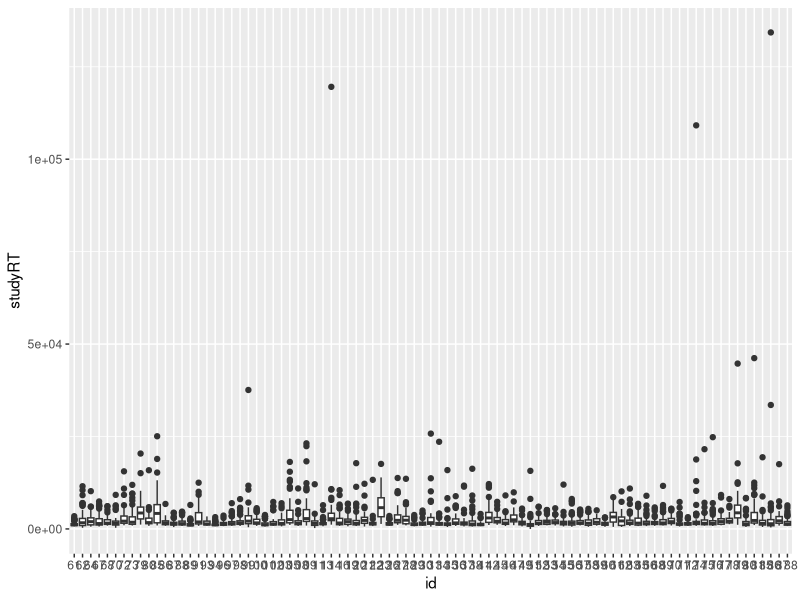
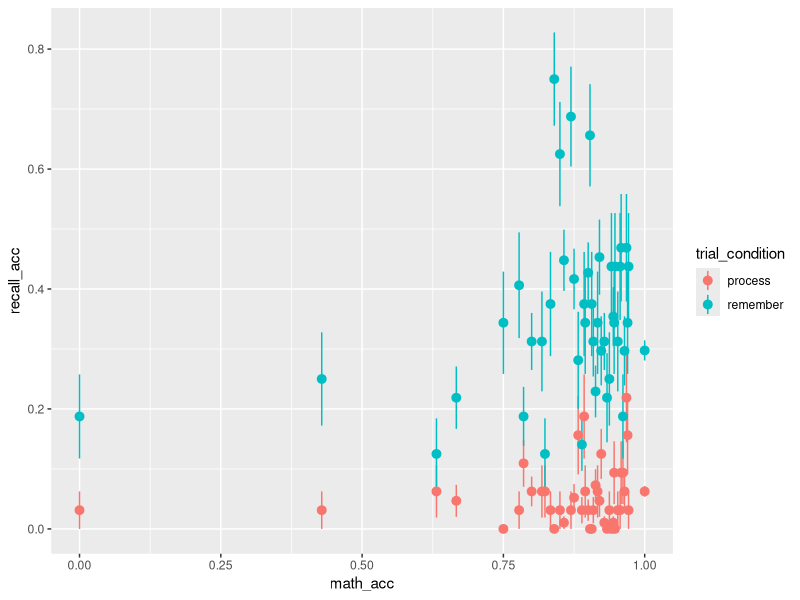
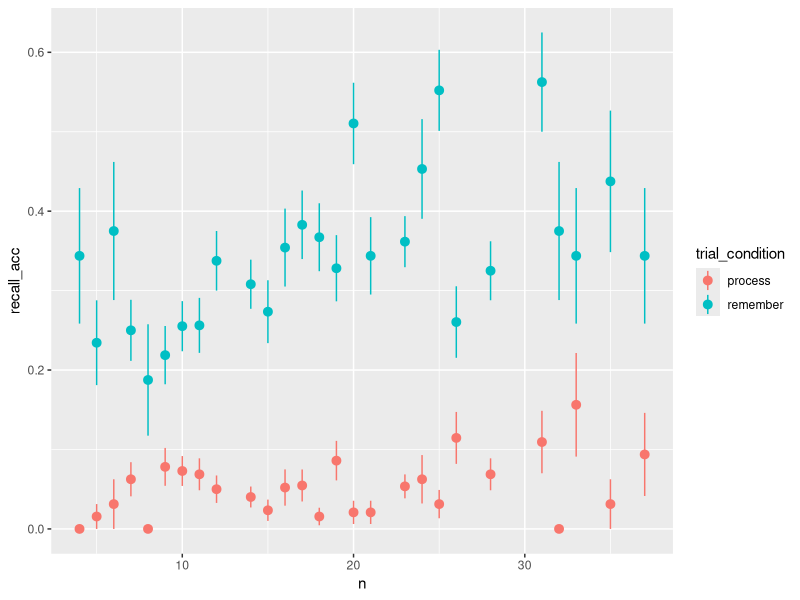
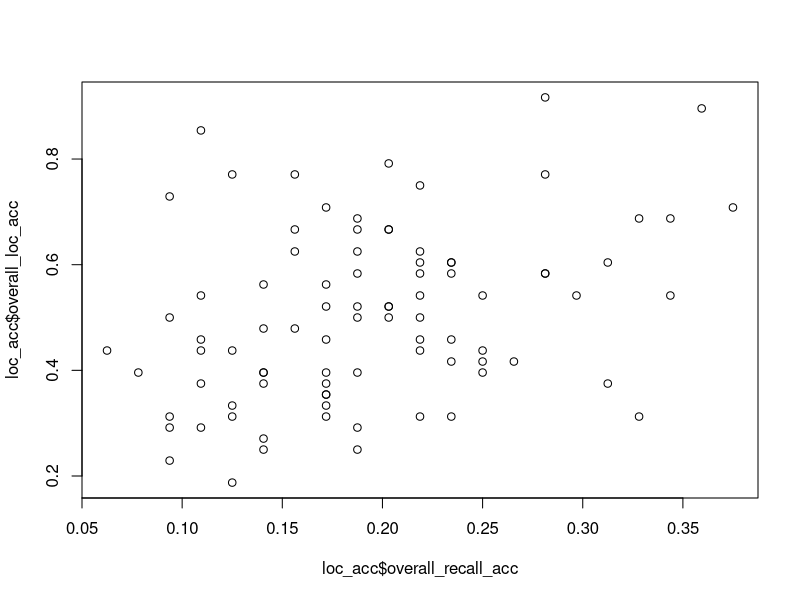
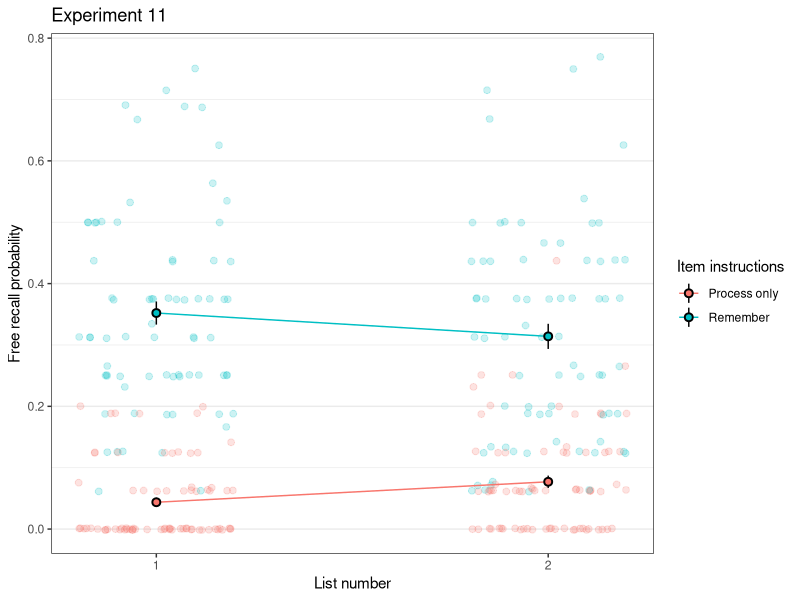
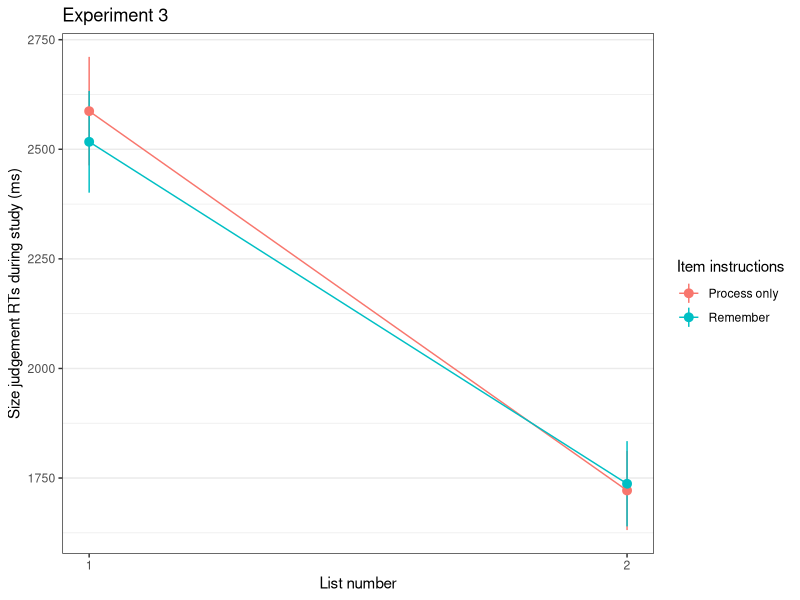
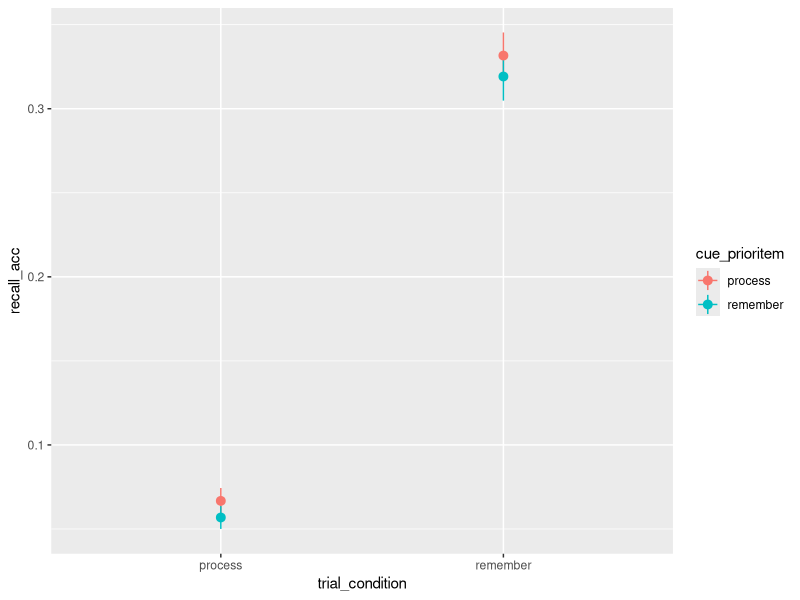
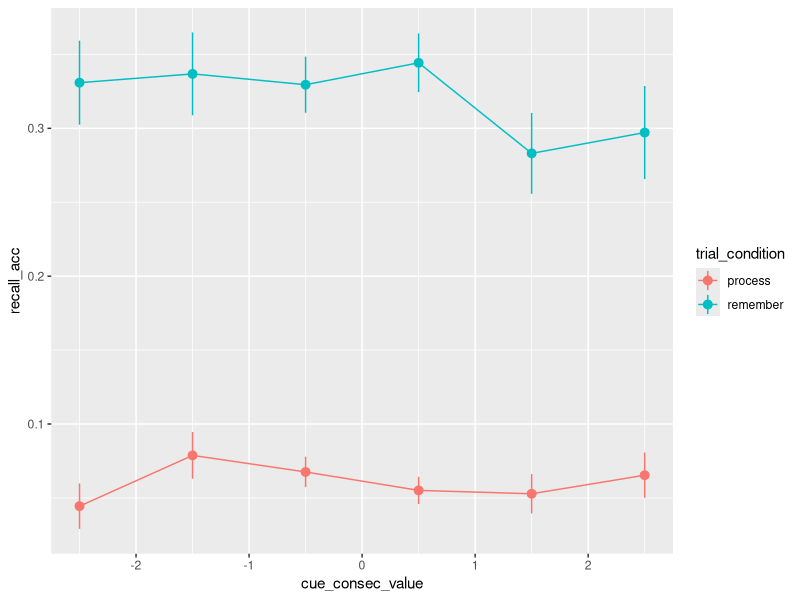

The R script that drew these images, in order: (Note: this script raises an error after producing the figures.)
library(tidyverse)
library(lme4)
library(patchwork)

#############################################################################!
# DATA                                                                   ####
#############################################################################!

memdat <- read.csv('data/exp11_corrected/preproc_mem_data.csv')
mathdat <- read.csv('data/exp11_corrected/preproc_math_data.csv')
strategies <- read.csv('data/exp11_corrected/strategies_final.csv')
names(strategies)[1] <- 'id'
strategies$id <- as.factor(strategies$id)
strategies$str1_sub <- paste(strategies$main1_joint, strategies$sub1_joint, sep=": ")
strategies$str2_sub <- paste(strategies$main2_joint, strategies$sub2_joint, sep=": ")

memdat$id <- as.factor(memdat$id)


size <- read.csv('data/mean_size_ratings.csv')
size <- select(size, -X)
memdat <- left_join(memdat, size, by=c('word1'))
memdat <- left_join(memdat, strategies, by=c('id'))

# loc acc for each subject
loc_acc <- memdat %>% 
  group_by(id) %>% 
  summarise(overall_recall_acc = mean(recall_acc),
            overall_loc_acc = mean(loc_acc, na.rm=T)) %>% 
  arrange(overall_loc_acc) %>% print(n=100)

memdat <- left_join(memdat, loc_acc)

# size recall accuracy for each subject
size_acc <- memdat %>% 
  filter(size_group != 1) %>% 
  mutate(size_recall_acc = case_when(
    size_group == 0 & resp == "smaller" ~ 1,
    size_group == 2 & resp == "larger" ~ 1,
    TRUE ~ 0
  )) %>% 
  group_by(id) %>%
  summarise(size_recall_acc = mean(size_recall_acc)) %>% 
  arrange(size_recall_acc)
memdat <- left_join(memdat, size_acc)
loc_acc <- left_join(loc_acc, size_acc)

arrange(loc_acc, size_recall_acc)
arrange(loc_acc, overall_loc_acc)

# get response RTs to decide whether to exclude participants
memdat %>% 
  ggplot(aes(id, studyRT)) +
  geom_boxplot()


# get subject accuracy
memdat %>% 
  group_by(id) %>% 
  summarise(acc = mean(recall_acc),
            exp_duration = mean(exp_duration)) %>% 
  arrange(acc) %>% 
  print(n=100)

# number of included participants if math acc >= 75%

memdat %>% 
  filter(use_help == "No" & expect_test == "No") %>% 
  select(id) %>% 
  unique() %>% 
  nrow()

memdat %>% 
  select(id, use_help, expect_test) %>% 
  unique() %>% 
  count(use_help, expect_test)

memdat %>% 
  select(id, use_help, expect_test, recall_all_q) %>% 
  unique() %>% 
  count(use_help, expect_test,recall_all_q)

# memacc as a function of math_acc
ggplot(memdat, aes(math_acc, recall_acc, color=trial_condition)) +
  stat_summary(geom="pointrange") 
ggplot(memdat, aes(n, recall_acc, color=trial_condition)) +
  stat_summary(geom="pointrange") 

# plot free recall vs loc accuracy by subject correlation
plot(loc_acc$overall_recall_acc, loc_acc$overall_loc_acc)
cor.test(loc_acc$overall_recall_acc, loc_acc$overall_loc_acc)

#############################################################################!
# PLOTS                                                                  ####
#############################################################################!

# table of recall_accuracy per condition
memdat %>% 
  filter(!exclude, overall_loc_acc > 0.25) %>% 
  group_by(id, listid, trial_condition) %>% 
  summarise(recall_acc = mean(recall_acc),
            loc_acc = mean(loc_acc)) %>% 
  group_by(listid, trial_condition) %>% 
  summarise(recall_acc = mean(recall_acc) %>% round(2),
            loc_acc = mean(loc_acc) %>% round(2)) %>% 
  gather(test_type, acc, recall_acc, loc_acc) %>% 
  spread(trial_condition, acc) %>% 
  mutate(total = (process+remember)/2) %>% 
  arrange(test_type, listid)

# table of counts per condition
memdat %>% 
  filter(!exclude) %>% 
  group_by(id, listid, trial_condition) %>% 
  summarise(n = sum(recall_acc)) %>% 
  group_by(listid, trial_condition) %>% 
  summarise(n = mean(n)) %>% 
  spread(trial_condition, n) %>% 
  mutate(total = process+remember)


# main effect of instruction and list, split by stim type
memdat %>% 
  filter(!exclude, studyRT >= 500, studyRT <= 10000) %>% 
  group_by(id,listid, trial_condition) %>% 
  summarise(recall_acc = mean(recall_acc)) %>% 
  # group_by(stimulus_condition) %>%
  # mutate(overall_recall_acc = mean(recall_acc)) %>%
  # group_by(id) %>%
  # mutate(recall_acc = recall_acc-mean(recall_acc)+overall_recall_acc) %>%
  ggplot(aes(listid, recall_acc, fill=trial_condition, color=trial_condition, label=recall_acc)) +
  geom_point(position = position_jitter(width=0.2), alpha=0.2, size=2) +
  stat_summary(geom="line") +
  stat_summary(color='black', shape=21) +
  theme_bw() +
  theme(panel.grid.major.x = element_blank(),
        panel.grid.minor.x = element_blank()) +
  scale_x_continuous("List number", breaks=c(1,2,3)) +
  scale_y_continuous("Free recall probability") +
  scale_color_discrete("Item instructions", labels=c("Process only","Remember")) +
  scale_fill_discrete("Item instructions", labels=c("Process only","Remember")) +
  ggtitle('Experiment 11')
ggsave('figures/exp11_recall_by_list_and_condition.png', width=6.5, height=4.5, units='in')

memdat %>% 
  filter(!exclude, studyRT <= 10000, studyRT >= 500) %>% 
  group_by(id,listid, trial_condition) %>% 
  mutate(rel_to_med = abs(studyRT-median(studyRT))/mad(studyRT)) %>% 
  summarise(rt = mean(studyRT)) %>% 
  mutate(overall_rt = mean(rt)) %>%
  group_by(id) %>%
  mutate(rt = rt-mean(rt)+overall_rt) %>%
  ggplot(aes(listid, rt, color=trial_condition)) +
  stat_summary(geom="pointrange") +
  stat_summary(geom="line") +
  theme_bw() +
  theme(panel.grid.major.x = element_blank(),
        panel.grid.minor.x = element_blank()) +
  scale_x_continuous("List number", breaks=c(1,2,3)) +
  scale_y_continuous("Size judgement RTs during study (ms)") +
  scale_color_discrete("Item instructions", labels=c("Process only","Remember")) +
  ggtitle('Experiment 3')
# ggsave('figures/exp3_studyRTs_by_list_and_condition.png', width=6.5, height=3, units='in')

# effect of prior cue
memdat %>% 
  filter(!exclude, studyRT <= 10000, studyRT >= 500, !is.na(cue_prioritem)) %>% 
  ggplot(aes(trial_condition, recall_acc, color=cue_prioritem)) +
  stat_summary(geom="pointrange") +
  stat_summary(geom="line")

# cumulative effect of prior cue
memdat %>% 
  filter(!exclude, studyRT <= 10000, studyRT >= 500, !is.na(cue_prioritem)) %>% 
  ggplot(aes(cue_consec_value, recall_acc, color=trial_condition)) +
  stat_summary(geom="pointrange") +
  stat_summary(geom="line")

# effect of prior cue on study RTs
memdat %>% 
  filter(!exclude, studyRT <= 10000, studyRT >= 500, !is.na(cue_prioritem)) %>% 
  group_by(id, listid, trial_condition) %>% 
  mutate(rel_to_mad = abs(studyRT-median(studyRT))/mad(studyRT)) %>% 
  filter(rel_to_mad <= 2.5) %>%
  ggplot(aes(trial_condition, studyRT, color=cue_prioritem, group=cue_prioritem)) +
  stat_summary(geom="pointrange") +
  stat_summary(geom="line")  +
  scale_y_continuous("Size judgement RTs during study (ms)") +
  scale_x_discrete('Instructions for the current item') +
  scale_color_discrete("Instructions for the\npreceding study item") +
  theme_bw() +
  ggtitle('Experiment 11')
ggsave('figures/exp11_studyRTs_by_current_and_previous_item_instructions.png', width= 5, height=3, units='in')

# cumulative effect of prior cue on RTs
memdat %>% 
  filter(!exclude, studyRT <= 10000, studyRT >= 500, !is.na(cue_prioritem)) %>% 
  ggplot(aes(reorder(cue_consec_lab,cue_consec_value), studyRT)) +
  stat_summary(geom="pointrange") +
  stat_summary(geom="line")

# effect of studyRTs on recall_accuracy
memdat %>% 
  filter(!exclude, studyRT <= 10000, studyRT >= 500) %>% 
  group_by(id) %>% 
  mutate(rt = studyRT,
         rt = (rt - mean(rt)),
         rt = ecdf(rt)(rt),
         rt = ceiling(rt*10)/10) %>% 
  ggplot(aes(rt, recall_acc, color=trial_condition)) +
  stat_summary(geom="pointrange") +
  stat_summary(geom="line") +
  scale_x_continuous("Study RT quantiles") +
  scale_y_continuous("Free recall probability") +
  scale_color_discrete("Item instructions", labels=c("Process only","Remember")) +
  ggtitle('Experiment 3') +
  theme_bw()
# ggsave('figures/exp3_recall_acc_f(studyRTs).png', width=4, height=3, units='in')

ml1 <- glmer(recall_acc1 ~ listid * trial_condition + (1|id), data=filter(memdat, !exclude, studyRT <= 10000, studyRT >= 500), family='binomial')
ml2 <- glmer(recall_acc1 ~ listid * trial_condition + I(studyRT/1000) + (1|id), data=filter(memdat, !exclude, studyRT <= 10000, studyRT >= 500), family='binomial')
ml3 <- glmer(recall_acc1 ~ listid * trial_condition + I(studyRT/1000) + (1|id), data=filter(memdat, !exclude, studyRT <= 10000, studyRT >= 500), family='binomial')
summary(ml1)
summary(ml2)
summary(ml3)

memdat %>% 
  ggplot(aes(presented_position,recall_acc)) +
  stat_summary(geom="pointrange")

#############################################################################!
# SOURCE PERFORMANCE                                                     ####
#############################################################################!
# table of location accuracy per condition
memdat %>% 
  filter(!exclude, overall_loc_acc > 0.25) %>% 
  group_by(id, listid, trial_condition) %>% 
  summarise(loc_acc = mean(loc_acc)) %>% 
  group_by(listid, trial_condition) %>% 
  summarise(loc_acc = mean(loc_acc) %>% round(2)) %>% 
  spread(trial_condition, loc_acc) %>% 
  mutate(total = (process+remember)/2)


# overall loc acc as a function of presented position
memdat %>% 
  ggplot(aes(presented_position,loc_acc)) +
  stat_summary(geom="pointrange")

# histogram of responded locations
memdat %>% 
  ggplot(aes(loc_resp)) +
  geom_histogram()

# histogram of responded locations by subject
memdat %>% 
  ggplot(aes(loc_resp)) +
  geom_histogram() +
  facet_wrap(~id)

#histogram of responded location RTs
memdat %>% 
  filter(loc_rt < 10000) %>% 
  ggplot(aes(loc_rt)) +
  geom_histogram()

sort(memdat$loc_rt)



# loc acc as a function of cue type
memdat %>% 
  filter(loc_rt > 500, !exclude) %>%
  filter(!exclude, overall_loc_acc > 0.25, listid==2) %>% 
  ungroup() %>% 
  mutate(overall_loc_acc = mean(loc_acc)) %>% 
  group_by(id) %>% 
  mutate(loc_acc = loc_acc - mean(loc_acc) + overall_loc_acc) %>%  
  group_by(id, listid, trial_condition) %>% 
  summarise(loc_acc = mean(loc_acc)) %>% 
  ggplot(aes(trial_condition, loc_acc, color=trial_condition, fill=trial_condition, group=1)) +
  geom_point(position = position_jitter(width=0.2), alpha=0.2, size=1.5) +
  stat_summary(geom="line", color='black') +
  stat_summary(geom="errorbar", width=0.05) +
  stat_summary(color='black', shape=21, size=0.5) +
  theme_bw() +
  coord_cartesian(ylim=c(0,1)) +
  scale_x_discrete('Memory instructions', breaks=c(1,2)) +
  scale_y_continuous('Source memory accuracy', breaks=c(0.25,0.5,0.75,1)) +
  scale_color_discrete('Memory instructions') +
  scale_fill_discrete('Memory instructions') +
  ggtitle('Experiment 11') 
ggsave('figures/exp11_source_memory_acc.png', width=5, height=3.5)

glmer(loc_acc ~ trial_condition + (1|id), data=filter(memdat, loc_rt > 500, !exclude, listid==2), family="binomial") %>% summary()


memdat %>% 
  filter(loc_rt > 500, loc_rt < 10000, !exclude) %>%
  filter(!exclude, overall_loc_acc > 0.25, listid==2) %>% 
  group_by(id, trial_condition, loc_acc) %>% 
  mutate(rel_to_mad = abs(loc_rt-median(loc_rt))/mad(loc_rt)) %>% 
  filter(rel_to_mad <= 2.5) %>% 
  ungroup() %>% 
  mutate(overall_loc_rt = mean(loc_rt)) %>% 
  group_by(id) %>% 
  mutate(loc_rt = loc_rt - mean(loc_rt) + overall_loc_rt) %>%  
  group_by(id, listid, trial_condition, loc_acc) %>% 
  summarise(loc_rt = mean(loc_rt)) %>% 
  ggplot(aes(loc_acc, loc_rt, color=trial_condition, fill=trial_condition)) +
  stat_summary(geom="line") +
  stat_summary(geom="errorbar", width=0.05) +
  stat_summary(color='black', shape=21, size=0.5) +
  # geom_violin() +
  theme_bw() +
  # coord_cartesian(ylim=c(0,1)) +
  # scale_x_discrete('Memory instructions', breaks=c(1,2)) +
  scale_color_discrete('Memory instructions') +
  scale_fill_discrete('Memory instructions') +
  ggtitle('Experiment 11') 

mldat <- memdat %>% 
  filter(loc_rt > 500, loc_rt < 10000, !exclude) %>%
  filter(!exclude, overall_loc_acc > 0.25, listid==2) %>%
  group_by(id) %>% 
  mutate(rel_to_mad = abs(loc_rt-median(loc_rt))/mad(loc_rt)) %>% 
  filter(rel_to_mad <= 2.5)

lmer(loc_rt ~ loc_acc * trial_condition + (trial_condition|id), data=mldat) %>% summary()


memdat %>% 
  filter(loc_rt > 500) %>% 
  ggplot(aes(study_position, loc_acc, color=trial_condition)) +
  stat_summary(geom="pointrange") +
  geom_smooth()

memdat %>% 
  filter(loc_rt > 500) %>% 
  ggplot(aes(round((loc_test_serial_position-study_position)/5)*5, loc_acc, color=trial_condition)) +
  stat_summary(geom="pointrange") +
  geom_smooth()

table(memdat$presented_position, memdat$loc_resp)


memdat %>% 
  filter(loc_rt > 500) %>%
  ggplot(aes(recall_acc, loc_acc, color=trial_condition, fill=trial_condition)) +
  stat_summary(geom="line") +
  stat_summary(geom="errorbar", width=0.05) +
  stat_summary(color='black', shape=21) +
  theme_bw() +
  coord_cartesian(ylim=c(0.25,1))



#############################################################################!
# Determine "correct" response for size judgement                        ####
#############################################################################!



memdat %>% 
  # filter(stimulus_condition == "words") %>% 
  ggplot(aes(size_group, as.numeric(resp == "larger"), color=trial_condition)) +
  stat_summary(geom="pointrange") +
  stat_summary(geom="line") +
  coord_cartesian(ylim=c(0,1))

memdat %>% 
  # filter(stimulus_condition == "words") %>% 
  ggplot(aes(size_group, recall_acc, color=trial_condition)) +
  stat_summary(geom="pointrange") +
  stat_summary(geom="line") +
  coord_cartesian(ylim=c(0,1)) +
  facet_wrap(~resp)

memdat %>% 
  filter(size_group != 1) %>% 
  mutate(size_recall_acc = case_when(
    size_group == 0 & resp == "smaller" ~ 1,
    size_group == 2 & resp == "larger" ~ 1,
    TRUE ~ 0
  )) %>% 
  group_by(trial_condition) %>% 
  summarise(size_recall_acc = mean(size_recall_acc))

memdat %>% 
  filter(size_group != 1) %>% 
  mutate(size_recall_acc = case_when(
    size_group == 0 & resp == "smaller" ~ 1,
    size_group == 2 & resp == "larger" ~ 1,
    TRUE ~ 0
  )) %>% 
  group_by(trial_condition, listid) %>% 
  summarise(size_recall_acc = mean(size_recall_acc))

memdat %>% 
  filter(size_group != 1) %>% 
  mutate(size_recall_acc = case_when(
    size_group == 0 & resp == "smaller" ~ 1,
    size_group == 2 & resp == "larger" ~ 1,
    TRUE ~ 0
  )) %>% 
  group_by(id) %>%
  summarise(size_recall_acc = mean(size_recall_acc)) %>% 
  arrange(size_recall_acc)


#############################################################################!
# Strategy analysis                                                      ####
#############################################################################!


table(strategies$main1_joint)
table(strategies$main2_joint)
table(c(strategies$main1_joint, strategies$main2_joint))
table(strategies$str1_sub)
table(c(strategies$str1_sub, strategies$str2_sub)) %>% t() %>% t()



# table of recall_accuracy per condition
memdat %>% 
  filter(!exclude, listid == 2) %>% 
  group_by(id, listid, trial_condition, main1_joint) %>% 
  summarise(recall_acc = mean(recall_acc),
            loc_acc = mean(loc_acc)) %>% 
  group_by(listid, trial_condition, main1_joint) %>% 
  summarise(recall_acc = mean(recall_acc) %>% round(2),
            loc_acc = mean(loc_acc) %>% round(2)) %>% 
  gather(test_type, acc, recall_acc, loc_acc) %>% 
  spread(trial_condition, acc) %>% 
  mutate(total = (process+remember)/2) %>% 
  arrange(test_type, listid)


strdat <- memdat %>% 
  filter(!exclude, listid == 2) %>% 
  group_by(id, listid, trial_condition, main1_joint) %>% 
  summarise(recall_acc = mean(recall_acc),
            loc_acc = mean(loc_acc)) %>% 
  group_by(listid, trial_condition, main1_joint) %>% 
  summarise(recall_acc = mean(recall_acc) %>% round(2),
            loc_acc = mean(loc_acc) %>% round(2)) %>% 
  gather(test_type, acc, recall_acc, loc_acc) %>% 
  spread(test_type, acc) %>% 
  print()


(f1 <- memdat %>% 
  filter(!exclude, listid == 2) %>% 
  gather(key, strategy, main1_joint, main2_joint) %>% 
  filter(strategy != "") %>% 
  ggplot(aes(trial_condition, recall_acc, color=strategy, group=strategy, shape=strategy)) +
  stat_summary(geom="pointrange") +
  stat_summary(geom="line") +
  scale_x_discrete('Item memory instructions', labels=c('Process-only','Remember')) +
  scale_y_continuous('Free recall probability') +
  scale_color_discrete('Encoding strategy') +
  scale_shape_discrete('Encoding strategy') +
  theme_bw())

(f2 <- memdat %>% 
  filter(!exclude, listid == 2) %>% 
  gather(key, strategy, main1_joint, main2_joint) %>% 
  filter(strategy != "") %>% 
  ggplot(aes(trial_condition, loc_acc, color=strategy, group=strategy, shape=strategy)) +
  stat_summary(geom="pointrange") +
  stat_summary(geom="line") +
  scale_x_discrete('Item memory instructions', labels=c('Process-only','Remember')) +
  scale_y_continuous('Source memory accuracy') +
  scale_color_discrete('Encoding strategy') +
  scale_shape_discrete('Encoding strategy') +
  theme_bw())

f1+theme(legend.position = "none")+f2
ggsave('../../figures/exp11_strategy.png', width=6.5, height=2.5)

mldat <- filter(memdat, !exclude, studyRT <= 10000, studyRT >= 500, listid==2) %>% gather(key, strategy, main1_joint, main2_joint) %>% 
  filter(strategy != "")
ml1 <- glmer(recall_acc ~ trial_condition + (1|id), data=mldat, family='binomial')
ml2 <- glmer(recall_acc ~ trial_condition + strategy + (1|id), data=mldat, family='binomial')
ml3 <- glmer(recall_acc ~ trial_condition*strategy + (1|id), data=mldat, family='binomial')
anova(ml1, ml2, ml3)

bayesfactor_models(ml2, ml3, ml1)


ml1 <- glmer(loc_acc ~ trial_condition + (1|id), data=mldat, family='binomial')
ml2 <- glmer(loc_acc ~ trial_condition + strategy + (1|id), data=mldat, family='binomial')
ml3 <- glmer(loc_acc ~ trial_condition*strategy + (1|id), data=mldat, family='binomial')
anova(ml1, ml2, ml3)

bayesfactor_models(ml2, ml3, ml1)




memdat %>% 
  filter(!exclude, listid == 2) %>% 
  gather(key, strategy, str1_sub, str2_sub) %>% 
  filter(strategy != ": ") %>% 
  ggplot(aes(trial_condition, recall_acc, color=strategy, group=strategy)) +
  stat_summary(geom="pointrange") +
  stat_summary(geom="line")

memdat %>% 
  filter(!exclude, listid == 2) %>% 
  gather(key, strategy, str1_sub, str2_sub) %>% 
  filter(strategy != ": ") %>% 
  ggplot(aes(trial_condition, loc_acc, color=strategy, group=strategy)) +
  stat_summary(geom="pointrange") +
  stat_summary(geom="line")
